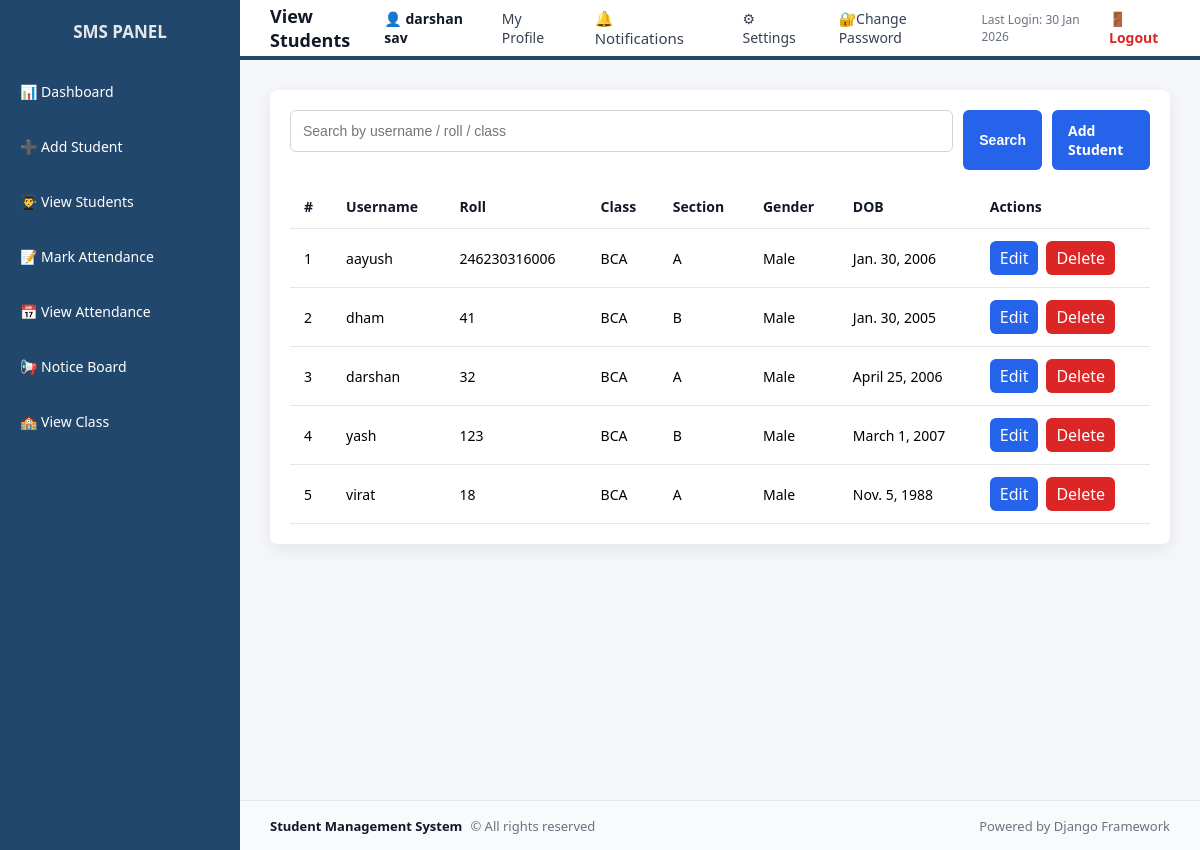
Screenshot of /students/ (signed in) with the database file from the repository.
### school/models.py (models this page shows, shortened)
class Student(models.Model):
    user = models.OneToOneField(User, on_delete=models.CASCADE)
    roll_number = models.IntegerField(unique=True)
    classroom = models.ForeignKey(
        ClassRoom,
        on_delete=models.SET_NULL,
        null=True,
        blank=True,
        related_name="students"
    )
    gender = models.CharField(
        max_length=10,
        choices=[('Male', 'Male'), ('Female', 'Female')]
    )
    profile_image = models.ImageField(
        upload_to = 'student_profiles/',
        default='student_profiles.default.png',
        blank = True,
        null = True
    )
    date_of_birth = models.DateField()
    address = models.TextField()

class ClassRoom(models.Model):
    class_name = models.CharField(max_length=50)
    section = models.CharField(max_length=10)
    class_teacher = models.ForeignKey(
        User,
        on_delete=models.SET_NULL,
        null=True,
        blank=True,
        related_name='class_teacher'
    )
    total_students = models.PositiveIntegerField()
    capacity = models.PositiveIntegerField()
    class meta :
        unique_together = ('class_name', 'section')
        ordering = ('class_name', 'section')

### school/views.py (the view)
# urls.py: path("students/", views.view_students, name="view_students"),
def view_students(request):
    query = request.GET.get('q','').strip()
    students = Student.objects.select_related('user').all()
    if query:
        students = students.filter(
            Q(user__username__icontains=query) |
            Q(roll_number__icontains=query) |
            Q(class_name__icontains=query)
        )
    return render(request, 'school/view_students.html', {
       'students': students,
       'query': query
    })

### school/context_processors.py (called while the page is built)
def notification_count(request):
    if request.user.is_authenticated:
        count = Notification.objects.filter(
            user = request.user,
            is_read = False
        ).count()
    else:
        count = 0
    return {'notification_count': count}

def user_roles(request):
    user = request.user
    return {
        'is_admin': user.is_authenticated and (
            user.is_superuser or user.groups.filter(name='Admin').exists()
        ),
        'is_teacher': user.is_authenticated and user.groups.filter(name='Teacher').exists(),
        'is_student': user.is_authenticated and user.groups.filter(name='Student').exists(),
    }

### templates/school/view_students.html (shortened to what this page needs)
{% extends "school/base.html" %}
{% block page_title %}View Students{% endblock %}
{% block content %}
<div class="table-wrapper">
    <form method="GET" style="margin-bottom: 15px; display:flex; gap:10px;">
        <input type="text" name="q" placeholder="Search by username / roll / class"
               value="{{ query }}">
        <button class="btn">Search</button>
        <a href="{% url 'add_student' %}" class="btn btn-primary" style="margin-left:auto;">Add Student</a>
    </form>
    <table class="table">
        <thead>
            <tr>
                <th>#</th>
                <th>Username</th>
                <th>Roll</th>
                <th>Class</th>
                <th>Section</th>
                <th>Gender</th>
                <th>DOB</th>
                <th>Actions</th>
            </tr>
        </thead>
        <tbody>
            {% for student in students %}
            <tr class="clickable-row" data-href="{% url 'student_profile' student.id %}">
                <td>{{ forloop.counter }}</td>
                <td>{{ student.user.username }}</td>
                <td>{{ student.roll_number }}</td>
                <td>{{ student.classroom.class_name }}</td>
                <td>{{ student.classroom.section }}</td>
                <td>{{ student.gender }}</td>
                <td>{{ student.date_of_birth }}</td>
                <td>
                    <div class="table-actions">
                        <a href="{% url 'update_student' student.id %}" class="btn-sm btn-edit">Edit</a>
                        <a href="{% url 'delete_student' student.id %}"
                           class="btn-sm btn-delete"
                           onclick="return confirm('Are you sure?')">Delete</a>
                    </div>
                </td>
            </tr>
            {% empty %}
            <tr>
                <td colspan="8">Not students found</td>
            </tr>
            {% endfor %}
        </tbody>
    </table>
</div>
{% endblock %}

### templates/school/base.html (shortened to what this page needs)
<!DOCTYPE html>
<html lang="en">
<head>
    {% load static %}
    <link rel="stylesheet" href="{% static 'school/css/main.css' %}">
</head>
<body class="{% if request.session.dark_mode %}dark-theme{% endif %}">
<div class="layout">
    <div class="sidebar">
        <h2>SMS PANEL</h2>
        {% if is_admin %}
            <a href="{% url 'dashboard' %}">📊 Dashboard</a>
            <a href="{% url 'add_student' %}">➕ Add Student</a>
            <a href="{% url 'view_students' %}">👨‍🎓 View Students</a>
            <a href="{% url 'add_teacher' %}">➕ Add Teacher</a>
            <a href="{% url 'view_teachers' %}">👨‍🏫 View Teachers</a>
            <a href="{% url 'mark_attendance' %}">📝 Mark Attendance</a>
            <a href="{% url 'view_attendance' %}">📅 View Attendance</a>
            <a href="{% url 'notice_list' %}">📢 Notice Board</a>
            <a href="{% url 'add_classroom' %}">➕ Add Class Room</a>
            <a href="{% url 'view_classroom' %}">🏫 View Class</a>
        {% elif is_teacher %}
            <a href="{% url 'dashboard' %}">📊 Dashboard</a>
            <a href="{% url 'add_student' %}">➕ Add Student</a>
            <a href="{% url 'view_students' %}">👨‍🎓 View Students</a>
            <a href="{% url 'mark_attendance' %}">📝 Mark Attendance</a>
            <a href="{% url 'view_attendance' %}">📅 View Attendance</a>
            <a href="{% url 'notice_list' %}">📢 Notice Board</a>
            <a href="{% url 'view_classroom' %}">🏫 View Class</a>
        {% elif is_student %}
            <a href="{% url 'dashboard' %}">📊 Dashboard</a>
            <a href="{% url 'view_attendance' %}">📅 View Attendance</a>
            <a href="{% url 'notice_list' %}">📢 Notice Board</a>
            <a href="{% url 'view_classroom' %}">🏫 View Class</a>
        {% endif %}
    </div>
    <div class="main">
        <div class="topbar">
            <h3>{% block page_title %}Dashboard{% endblock %}</h3>
            <div class="user-menu">
                <span class="user-name">
                    👤 {{ request.user.username }}
                </span>
                <a href="{% url 'my_profile' %}" class="user-menu-link">My Profile</a>
                <a href="{% url 'notifications' %}" class="user-menu-link nav-icon">
                    🔔 Notifications
                </a>
                <a href="{% url 'settings' %}" class="user-menu-link">⚙ Settings</a>
                <a href="{% url 'change_password' %}" class="user-menu-link">🔐Change Password</a>
                <span class="last-login">
                    Last Login: {{ request.user.last_login|date:"d M Y" }}
                </span>
                <a href="{% url 'logout' %}" class="logout-link">🚪 Logout</a>
            </div>
        </div>
        <div class="content">
            {% block content %}{% endblock %}
        </div>
    </div>
</div>
<footer class="footer">
    <div class="footer-left">
        <strong>Student Management System</strong>
        <span>© {{ now|date:"Y" }} All rights reserved</span>
    </div>
    <div class="footer-right">
        <span>Powered by Django Framework</span>
    </div>
</footer>
</body>
</html>

### static/school/css/main.css (style rules this page uses)
* { margin: 0; padding: 0; box-sizing: border-box; }
html, body { max-height: 100%; font-family: "Segoe UI", Roboto, Arial, sans-serif; background-color: var(--bg-main); color: var(--text-primary); }
a { text-decoration: none; color: inherit; }
.layout { display: flex; min-height: 100vh; }
.sidebar { width: 240px; background-color: var(--bg-sidebar); color: #e5e7eb; position: fixed; top: 0; left: 0; height: 100%; }
.sidebar h2 { text-align: center; padding: 20px 10px; font-size: 17px; font-weight: 600; border-bottom: 1px solid #374151; }
.sidebar a { display: block; padding: 18px 20px; font-size: 14px; color: white; transition: background 0.2s ease, color 0.2s ease; }
.main { margin-left: 240px; width: calc(100% - 240px); }
.topbar { height: 60px; background-color: var(--bg-topbar); padding: 0 30px; display: flex; align-items: center; justify-content: space-between; border-bottom: 4px solid var(--border-color); border-color: #002c55dc; }
.topbar h3 { font-size: 18px; font-weight: 600; color: var(--text-primary); }
.nav-icon { position: relative; font-size: 15px; margin-right: 15px; }
.user-menu { display: flex; align-items: center; gap: 16px; font-size: 14px; }
.user-name { font-weight: 600; color: var(--text-primary); }
.user-menu-link { color: var(--text-secondary); font-weight: 500; text-decoration: none; padding: 6px 10px; border-radius: 6px; transition: background-color 0.2s ease; }
.last-login { font-size: 12px; color: var(--text-muted); }
.logout-link { color: var(--danger); font-weight: 600; }
.content { padding: 30px; min-height: calc(100vh - 60px); }
input, select, textarea { width: 100%; padding: 10px 12px; border-radius: 6px; border: 1px solid #d1d5db; font-size: 14px; margin-bottom: 18px; outline: none; background-color: #ffffff; }
.btn, .login-btn { display: inline-block; padding: 11px 16px; background-color: #2563eb; color: #ffffff; font-size: 14px; font-weight: 600; border-radius: 6px; border: none; cursor: pointer; transition: background-color 0.25s ease; }
.table-wrapper { background: #ffffff; border-radius: 8px; padding: 20px; box-shadow: 0 6px 18px rgba(0,0,0,0.08); }
.table { width: 100%; border-collapse: collapse; font-size: 14px; }
.table thead { background-color: #f8fafc; }
.table th { padding: 12px 14px; text-align: left; font-weight: 600; color: var(--text-primary); background: var(--bg-card); border-bottom: 1px solid #e5e7eb; white-space: nowrap; }
.table td { padding: 12px 14px; color: black; border-bottom: 1px solid #e5e7eb; }
.table-actions { display: flex; gap: 8px; }
.btn-sm { padding: 6px 10px; font-size: 12px; border-radius: 4px; cursor: pointer; border: none; }
.btn-edit { background-color: #2563eb; color: #ffffff; }
.btn-delete { background-color: #dc2626; color: #ffffff; }
.btn-sm { padding: 6px 10px; font-size: 16px; border-radius: 6px; }
.btn-edit { background: #2563eb; color: white; }
.btn-delete { background: #dc2626; color: white; }
:root { --bg-main: #f5f7fb; --bg-card: #ffffff; --bg-sidebar: #002c55dc; --bg-topbar: #ffffff; --text-primary: #111827; --text-secondary: #374151; --text-muted: #6b7280; --border-color: #e5e7eb; --accent: #2563eb; --danger: #dc2626; --bg-footer: #f8fafc; --border-color: #e5e7eb; --text-primary: #111827; --text-secondary: #374151; --text-muted: #6b7280; }
.footer { margin-left: 240px; height: 50px; padding: 0 30px; background:var(--bg-footer); border-top: 1px solid var(--border-color); display: flex; align-items: center; justify-content: space-between; font-size: 13px; color: var(--text-muted); }
.footer-left { display: flex; gap: 8px; align-items: center; }
.footer-left strong { color: var(--text-primary); font-weight: 600; }
.footer-right { display: flex; gap: 6px; align-items: center; }
.clickable-row { cursor: pointer; }

### rows the page displays
Student: user.username "aayush", roll_number "246230316006", classroom.class_name "BCA", classroom.section "A", gender "Male", date_of_birth "Jan. 30, 2006"
Student: user.username "dham", roll_number "41", classroom.class_name "BCA", classroom.section "B", gender "Male", date_of_birth "Jan. 30, 2005"
Student: user.username "darshan", roll_number "32", classroom.class_name "BCA", classroom.section "A", gender "Male", date_of_birth "April 25, 2006"
Student: user.username "yash", roll_number "123", classroom.class_name "BCA", classroom.section "B", gender "Male", date_of_birth "March 1, 2007"
Student: user.username "virat", roll_number "18", classroom.class_name "BCA", classroom.section "A", gender "Male", date_of_birth "Nov. 5, 1988"

### other values shown
{{ request.user.username }} "darshan sav"
{{ request.user.last_login|date:"d M Y" }} "30 Jan 2026"
